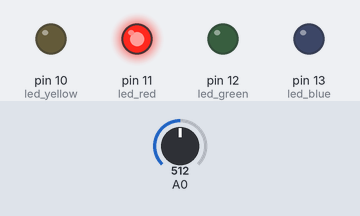
Bench run of a sketch on a simulated Arduino Uno, built with avr-gcc and run on an emulated ATmega328P. On the bench: output pins drawn as LEDs (lit = HIGH). Dashed ring = blinking. Inputs (shaded band) come from the test bench; at power-on: A0 = 512.

Above: at 1.3 s.
1.4 s: A0 set to 486
At 2.2 s:
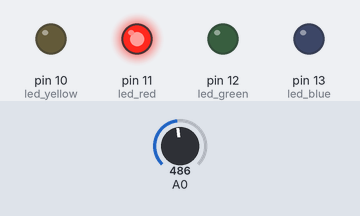
2.9 s: A0 set to 510
At 5.8 s:
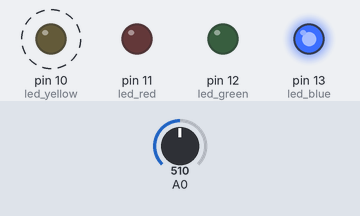
5.9 s: A0 set to 490
At 6.6 s:
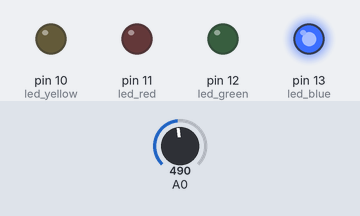
7.4 s: A0 set to 511
At 7.7 s:
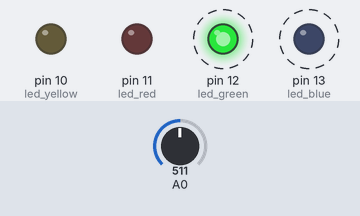
Timing chart, 0 to 11.4 s (numbered marks = the images above; inputs shaded):
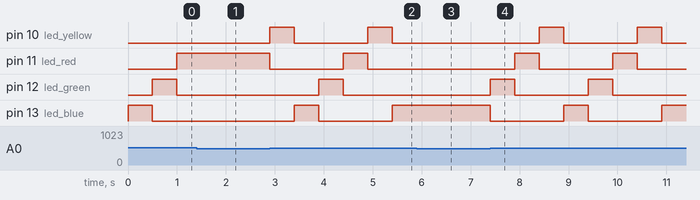

Measured:
- after the input at 1.4 s, pin 10 (led_yellow): stays LOW (without the input it goes to HIGH after 0.10 s); pin 11 (led_red): stays HIGH (without the input it goes to LOW after 0.10 s); pin 12 (led_green): stays LOW (without the input it goes to HIGH after 1.1 s); pin 13 (led_blue): stays LOW (without the input it goes to HIGH after 0.60 s)
- after the input at 2.9 s, pin 10 (led_yellow): alternates HIGH for 0.50 s and LOW for 1.5 s, starting at once; pin 11 (led_red): HIGH → LOW at once, → HIGH 1.5 s later, → LOW 0.50 s later; pin 12 (led_green): LOW → HIGH after 1.0 s, → LOW 0.50 s later; pin 13 (led_blue): LOW → HIGH after 0.50 s, → LOW 0.50 s later, → HIGH 1.5 s later
- after the input at 5.9 s, pin 10 (led_yellow): stays LOW (without the input it goes to HIGH after 1.0 s); pin 11 (led_red): stays LOW (without the input it goes to HIGH after 0.50 s); pin 12 (led_green): stays LOW (without the input it goes to HIGH after 0.00 s); pin 13 (led_blue): stays HIGH (without the input it goes to LOW after 0.00 s)
- after the input at 7.4 s, pin 10 (led_yellow): alternates HIGH for 0.50 s and LOW for 1.5 s, starting after 1.0 s; pin 11 (led_red): alternates HIGH for 0.50 s and LOW for 1.5 s, starting after 0.50 s; pin 12 (led_green), pin 13 (led_blue): alternates HIGH for 0.50 s and LOW for 1.5 s, starting at once

The sketch:

sound_ex01.ino
```cpp
int led_blue = 13;
int led_green = 12;
int led_red = 11;
int led_yellow = 10;
int count = 0;

void setup() {
  pinMode(led_blue, OUTPUT);
  pinMode(led_green, OUTPUT);
  pinMode(led_red, OUTPUT);
  pinMode(led_yellow, OUTPUT);
}

void loop() {
  int sound_val = analogRead(A0);

  if(sound_val > 500)
  {
    if(count == 4)
    {
      count = 1;
    }
    else
    {
      count = count + 1;
    }

    if(count ==  1)
    {
      digitalWrite(led_blue, HIGH);
    }
    else
    {
      digitalWrite(led_blue, LOW);
    }

    if(count ==  2)
    {
      digitalWrite(led_green, HIGH);
    }
    else
    {
      digitalWrite(led_green, LOW);
    }

    if(count ==  3)
    {
      digitalWrite(led_red, HIGH);
    }
    else
    {
      digitalWrite(led_red, LOW);
    }

    if(count ==  4)
    {
      digitalWrite(led_yellow, HIGH);
    }
    else
    {
      digitalWrite(led_yellow, LOW);
    }

    delay(500);
  }
}
```
